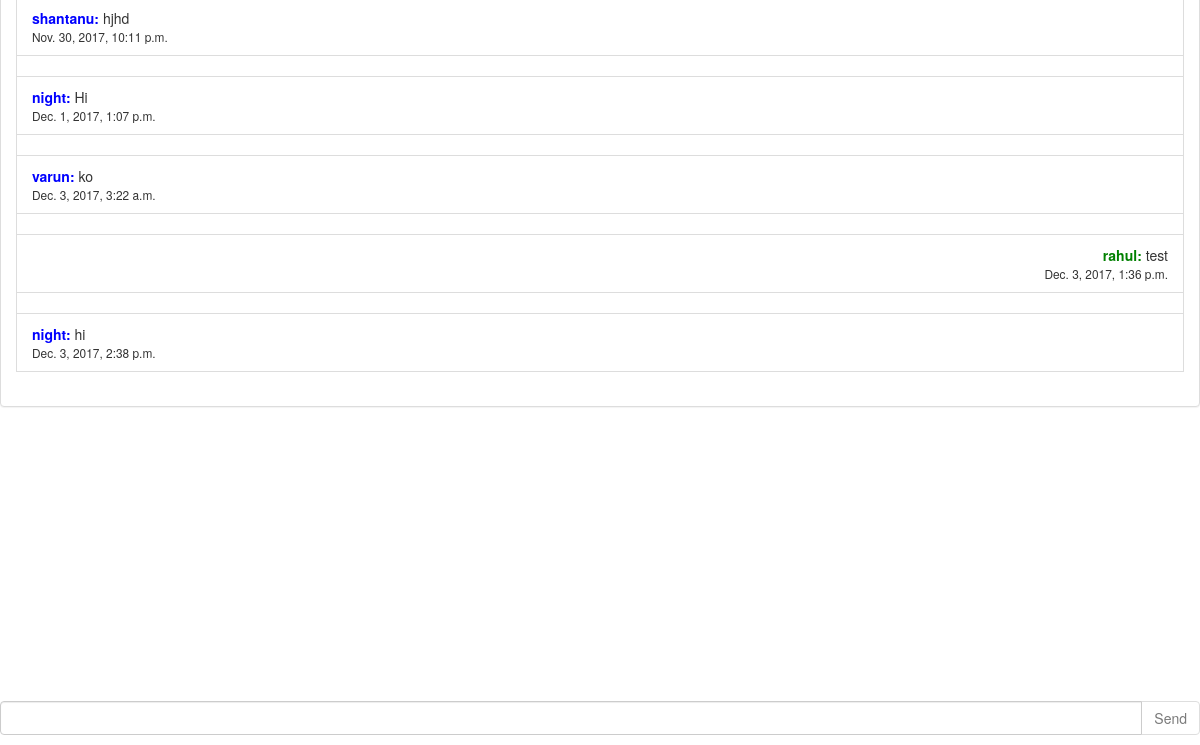
The app's page /demosky/chat_box/ (signed in, lower part), older data.
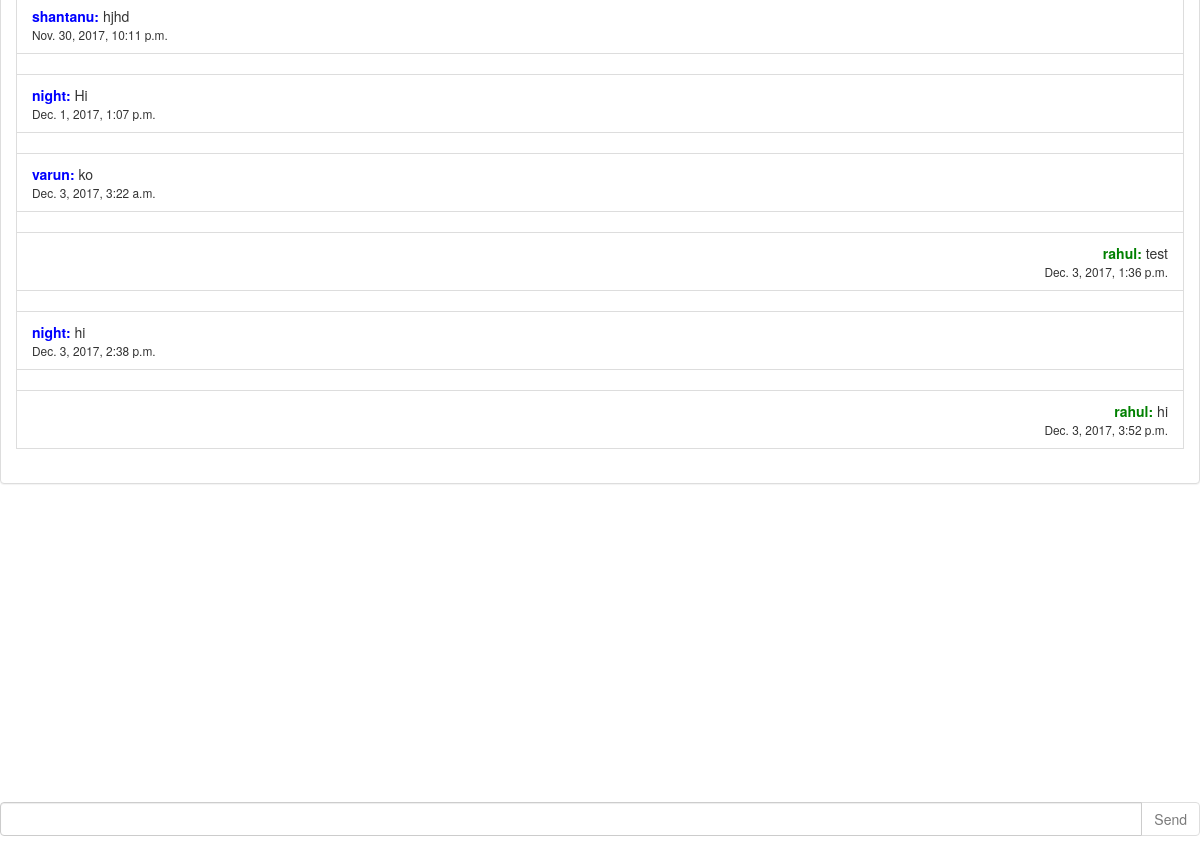
The same page, newer data.
### demosky/models.py (models this page shows, shortened)
class Chat(models.Model): # creating chat table in database
    created = models.DateTimeField(auto_now_add=True)
    topic=models.CharField(max_length=100)
    user = models.ForeignKey(User)
    message = models.CharField(max_length=200)

### demosky/views.py (the view)
@login_required
@user_passes_test(token_check, login_url='/demosky/verify-user/')
def Chatbox(request):
    c = Chat.objects.filter(topic= '')
    return render(request, "demosky/chat_box.html", {'home': 'active', 'chat': c})

### demosky/views.py (called while the page is built)
def token_check(user):
    newEmailUser = UserProfile.objects.get(user=user)
    return newEmailUser.token_valid

### demosky/templates/demosky/chat_box.html (shortened to what this page needs)
{% load staticfiles %}
{% load static %}
<html>
<body background="/static/DarkSky-Dev/imgs/Background.jpg">
</body>
<head>
    <link rel="stylesheet" href="http://maxcdn.bootstrapcdn.com/bootstrap/3.3.5/css/bootstrap.min.css">
    <link rel="stylesheet" href="{% static "DarkSky-Dev/css/chat.css" %}">
</head>
<body>
    <div id="chat-body" class="panel panel-default">
        <div id="msg-list-div" class="panel-body">
            <ul id="msg-list" class="list-group">
                {% for obj in chat %}
                        {% if obj.user == request.user %}
                            <li class="text-right list-group-item"></li>
                        <li class="text-right list-group-item"><b><font color ='green'>{{ obj.user }}:</font></b> {{ obj.message }}<br><small>{{obj.created}}</small></li>
                        {% else %}
                            <li class="text-left list-group-item"></li>
                        <li class="text-left list-group-item"><b><font color = 'blue'>{{ obj.user}}:</font></b> {{ obj.message }}<br><small>{{obj.created}}</small></li>
                        {% endif %}
                    {% empty %}
                        <li class="text-right list-group-item">No messages yet!</li>
                {% endfor %}
            </ul>
        </div>
    </div>
    <form id="chat-form" method="post" action="post/" autocomplete="off">
            <div id="chat-bottom" class="input-group">
                <input type="text" onkeyup="textCounter(this,'counter',99);" id="chat-msg" name="chat-msg" maxlength="99" class="form-control" />
                <span class="input-group-btn">
                    <input class="btn btn-default" id="send" type="submit" value="Send"/>
                </span class>
            </div>
    </form>
</body>
</html>

Row changes from the older to the newer data that the page shows:
added Chat: user "rahul", message "hi", created "Dec. 3, 2017, 3:52 p.m."
